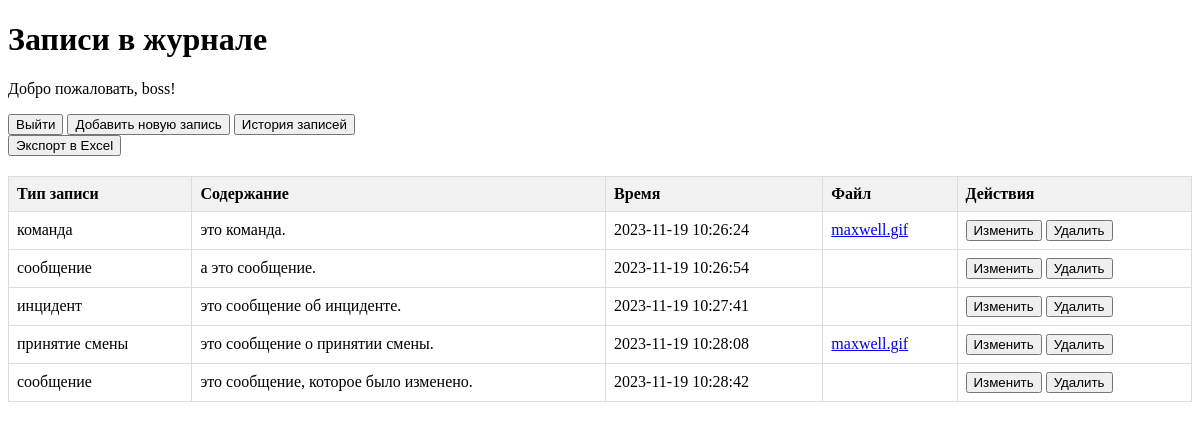
Page / (signed in) on the earlier database version.
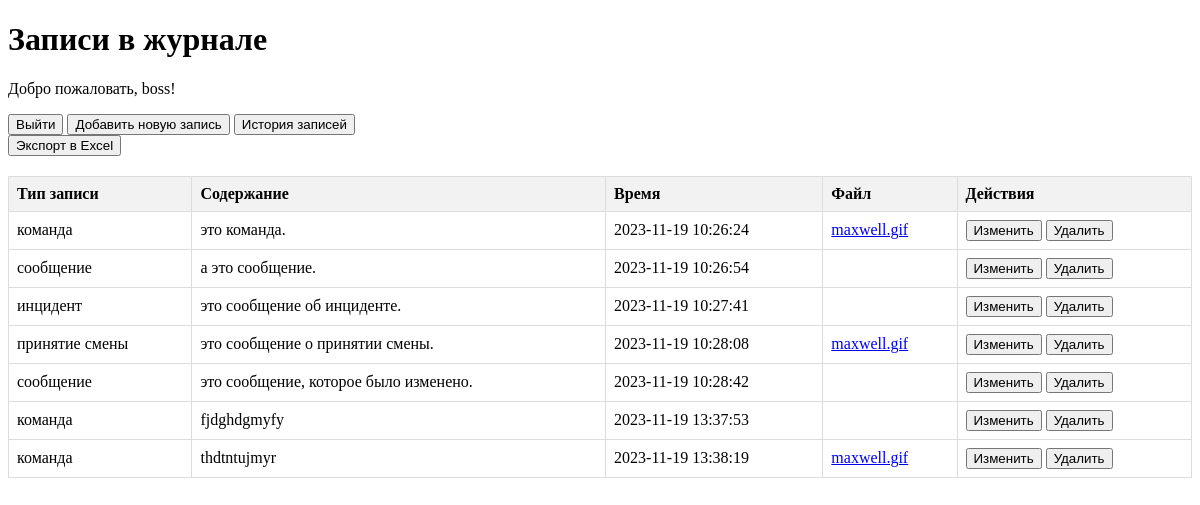
Same page on the later database version.
### app.py (models this page shows)
class LogEntry(db.Model):
    id = db.Column(db.Integer, primary_key=True)
    type = db.Column(db.String(20), nullable=False)
    content = db.Column(db.Text, nullable=False)
    timestamp = db.Column(db.DateTime, default=lambda: datetime.utcnow() + timedelta(hours=5))
    user_id = db.Column(db.Integer, db.ForeignKey('user.id'), nullable=False)
    user = db.relationship('User', backref=db.backref('log_entries', lazy=True))
    file = db.Column(db.String(255))  # Adjust the length as needed

### app.py (the view)
@app.route('/')
@login_required
def index():
    log_entries = LogEntry.query.order_by(LogEntry.timestamp.asc()).all()
    return render_template('index.html', log_entries=log_entries)

### app.py (called while the page is built)
@login_manager.user_loader
def load_user(user_id):
    return User.query.get(int(user_id))

### templates/index.html (shortened to what this page needs)
<!DOCTYPE html>
<html lang="en">
<head>
</head>
<body>
    <h1>Записи в журнале</h1>
    <p>Добро пожаловать, {{ current_user.username }}!</p>
    <button type="button" onclick="location.href='{{ url_for('logout') }}'">Выйти</button>
    <button type="button" onclick="location.href='{{ url_for('create') }}'">Добавить новую запись</button>
    <button type="button" onclick="location.href='{{ url_for('history') }}'">История записей</button>
    <form method="get" action="{{ url_for('export_excel') }}">
        <button type="submit">Экспорт в Excel</button>
    </form>
    <table>
        <thead>
            <tr>
                <th>Тип записи</th>
                <th>Содержание</th>
                <th>Время</th>
                <th>Файл</th>
                <th>Действия</th>
            </tr>
        </thead>
        <tbody>
            {% for log_entry in log_entries %}
                <tr>
                    <td>{{ log_entry.type }}</td>
                    <td>{{ log_entry.content }}</td>
                    <td>{{ log_entry.timestamp.strftime('%Y-%m-%d %H:%M:%S') }}</td>
                    <td>
                        {% if log_entry.file %}
                            <a href="{{ url_for('uploaded_file', filename=log_entry.file) }}" target="_blank">{{ log_entry.file }}</a>
                        {% endif %}
                    </td>
                    <td>
                        <button type="button" onclick="location.href='{{ url_for('edit', id=log_entry.id) }}'">Изменить</button>
                        <button type="button" onclick="location.href='{{ url_for('delete', id=log_entry.id) }}'">Удалить</button>
                    </td>
                </tr>
            {% endfor %}
        </tbody>
    </table>
</body>
</html>

Differences in the rows shown:
added LogEntry: type "команда", content "fjdghdgmyfy", timestamp "2023-11-19 13:37:53"
added LogEntry: type "команда", content "thdtntujmyr", timestamp "2023-11-19 13:38:19", file "maxwell.gif"
